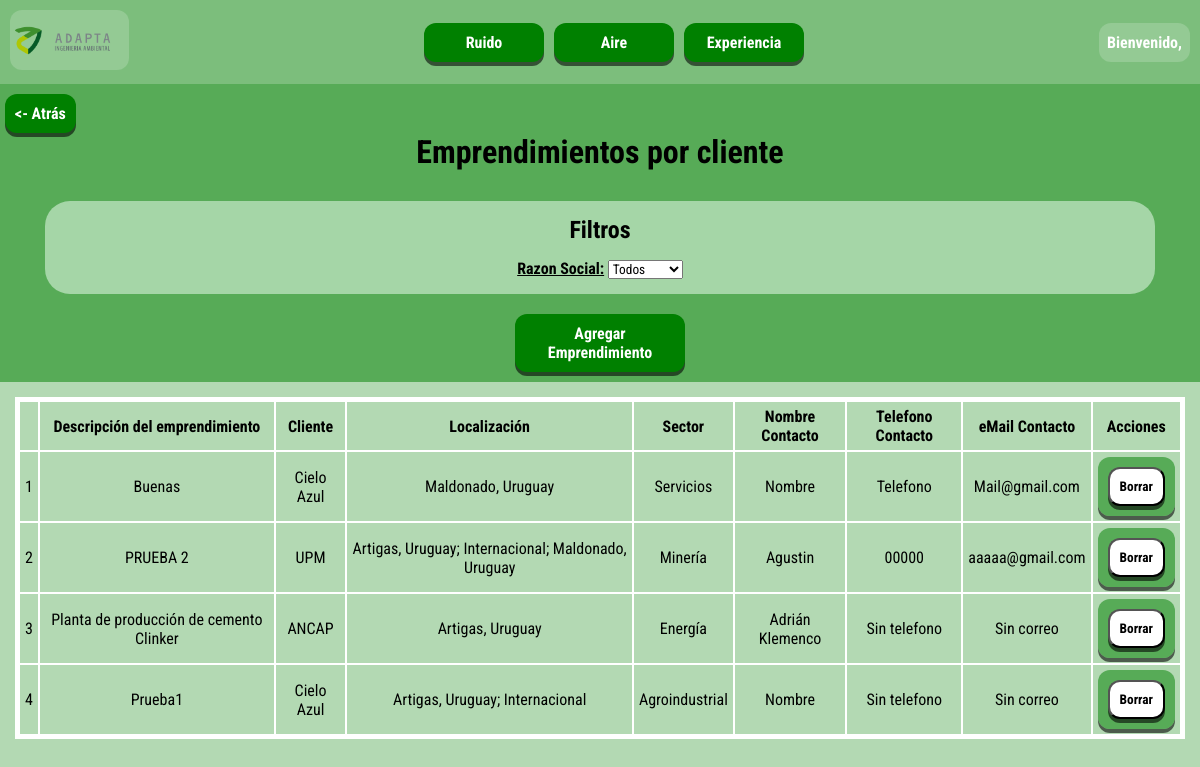
/experiencia/proyectos (signed in), run on the app's committed database.
### servicios_adapta_app/models.py (models this page shows, shortened)
class experienciaProyecto(models.Model):
    id = models.AutoField(primary_key=True)
    nombre = models.CharField(max_length=300)
    contacto_nombre = models.CharField(max_length=100)
    contacto_telefono = models.CharField(max_length=20, blank=True)
    contacto_mail = models.EmailField(blank=True)
    razon = models.ForeignKey(experienciaRazonSocial, on_delete=models.CASCADE)
    localizacion = models.ManyToManyField(experienciaLocalizaciones, related_name='proyectos')
    SECTOR_CHOICES = [
        ('agroindustrial', 'Agroindustrial'),
        ('aguapot_sanea', 'Agua potable y saneamiento'),
        ('ambiente', 'Ambiente'),
        ('comercial', 'Comercial'),
        ('energia', 'Energía'),
        ('industrial', 'Industrial'),
        ('infraestruct', 'Infraestructura'),
        ('logistica', 'Logística'),
        ('mineria', 'Minería'),
        ('puertos', 'Puertos'),
        ('recursosH', 'Recursos Hídricos'),
        ('recursosS', 'Recursos Solidos'),
        ('salud', 'Salud'),
        ('servicios', 'Servicios'),
        ('telecom', 'Telecomunicaciones'),
    ]
    sector = models.CharField(max_length=50, choices=SECTOR_CHOICES)

class experienciaRazonSocial(models.Model):
    id = models.AutoField(primary_key=True)
    nombre = models.CharField(max_length=150, unique=True)

class experienciaLocalizaciones(models.Model):
    departamento = models.CharField(max_length=100, blank=True)
    pais = models.CharField(max_length=100)
    def __str__(self):
        if self.departamento:
            return f"{self.departamento}, {self.pais}"
        else:
            return self.pais

### servicios_adapta_app/views.py (the view)
# urls.py: path('experiencia/proyectos', views.experienciaProyectos, name='experiencia-proyectos'),
def experienciaProyectos(request):
    if request.user.is_authenticated:
        proyectos = experienciaProyecto.objects.all().order_by("nombre")
        razones = experienciaRazonSocial.objects.all().order_by("nombre")
        context = {'proyectos': proyectos, 'razones': razones}
        return render(request, './servicios_adapta_app/experiencia_proyectos.html', context)
    else:
        return redirect('login')

### servicios_adapta_app/templates/servicios_adapta_app/experiencia_proyectos.html (shortened to what this page needs)
{% extends './base.html' %}
{% block content %}
<div class="tableForm">
    <div class="top-section">
        <div class="div-atras">
            <a class="boton-atras" href="{% url 'menu-experiencia' %}"> <- Atrás</a>
        </div>
        <h1 style="margin-bottom: 10px; margin-top: 0;">Emprendimientos por cliente</h1>
        <div class="filters">
            <h2>Filtros</h2>
            <div style="margin-top: 10px;">
                <label for="razon-filter" class="title">Razon Social:</label>
                <select id="razon-filter">
                    <option value="">Todos</option>
                </select>
            </div>
        </div>
        <div class="sub-section">
            <a href="{% url 'experiencia-proyectos-agregar' %}" style="margin-bottom: 10px; max-width: 150px;">Agregar Emprendimiento</a>
        </div>
    </div>
    <div class="table-section">
        <table id="proyectos-table">
            <thead>
                <tr>
                    <th></th>
                    <th>Descripción del emprendimiento</th>
                    <th>Cliente</th>
                    <th>Localización</th>
                    <th>Sector</th>
                    <th>Nombre Contacto</th>
                    <th>Telefono Contacto</th>
                    <th>eMail Contacto</th>
                    <th>Acciones</th>
                </tr>
            </thead>
            <tbody>
                {% for proyecto in proyectos %}
                <tr data-razon="{{ proyecto.razon.id }}"
                    data-proyecto="{{ proyecto.id }}">
                    <td>{{ forloop.counter }}</td>
                    <td>{{ proyecto.nombre }}</td>
                    <td>{{ proyecto.razon.nombre }}</td>
                    <td>{{ proyecto.localizacion.all|join:'; ' }}</td>
                    <td>{{ proyecto.get_sector_display }}</td>
                    <td>{{ proyecto.contacto_nombre }}</td>
                    <td>{{ proyecto.contacto_telefono|default:"Sin telefono" }}</td>
                    <td>{{ proyecto.contacto_mail|default:"Sin correo" }}</td>
                    <td>
                        <form method="POST" action="{% url 'borrar_proyecto' proyecto.id %}">
                            <button type="submit">Borrar</button>
                        </form>
                    </td>
                </tr>
                {% endfor %}
            </tbody>
        </table>
    </div>
</div>
{% endblock %}

### servicios_adapta_app/static/main.css (style rules this page uses)
* { margin: 0; padding: 0; font-family: 'Roboto Condensed', sans-serif; }
body { height: 100vh; }

### servicios_adapta_app/static/form.css (style rules this page uses)
form { background-color: rgba(0, 128, 0, 0.514); border-radius: 12px; padding: 10px; box-shadow: 0px 4px rgba(0, 0, 0, 0.577); color: white }
.title { font-weight: bold; text-decoration: underline; }
form button { font-weight: bold; background-color: white; border-radius: 12px; box-shadow: 0px 4px rgba(0, 0, 0, 0.577); padding: 10px; }

### servicios_adapta_app/static/tabla-mediciones.css (style rules this page uses)
.tableForm { background-color: rgba(0, 128, 0, 0.297); min-height: 100vh; min-width: 100%; display: flex; flex-direction: column; }
.top-section { align-items: center; justify-content: center; display: flex; flex-direction: column; width: 100%; background-color: rgba(0, 128, 0, 0.514); }
.top-section h1 { width: 100%; margin-top: 15px; font-weight: bold; text-align: center; }
.sub-section { width: 90%; display: flex; flex-wrap: wrap; align-items: center; justify-content: center; gap: 20px; }
.sub-section form, .sub-section a, .sub-section button { flex: 1; text-align: center; }
.sub-section a { text-decoration: none; color: white; font-weight: bold; background-color: green; border-radius: 12px; box-shadow: 0px 4px rgba(0, 0, 0, 0.577); padding: 10px; transition: background-color .2s; }
.table-section { align-items: center; justify-content: center; display: flex; flex-direction: column; padding: 15px; }
.table-section table, td, th { text-align: center; border-collapse: collapse; border: 2px solid white; }
.table-section table { border: 5px solid white; }
.table-section td, th { padding: 5px; }

### servicios_adapta_app/static/tabla-experiencia.css (style rules this page uses)
.div-atras { padding-left: 10px; padding-top: 10px; display: flex; justify-content: start; width: 100%; }
.filters { display: flex; flex-direction: column; align-items: center; background-color: rgb(165, 214, 167); padding: 15px; margin: 20px; border-radius: 25px; gap: 5px; width: 90%; }
.experiencia-sub-section a, .boton-atras { text-decoration: none; color: white; font-weight: bold; background-color: green; border-radius: 12px; box-shadow: 0px 4px rgba(0, 0, 0, 0.577); padding: 10px; transition: background-color .2s; }

### data on the page
experienciaProyecto: nombre "Buenas", razon.nombre "Cielo Azul", localizacion.all "Maldonado, Uruguay", sector "Servicios", contacto_nombre "Nombre", contacto_telefono "Telefono", contacto_mail "Mail@gmail.com"
experienciaProyecto: nombre "PRUEBA 2", razon.nombre "UPM", localizacion.all "Artigas, Uruguay; Internacional; Maldonado, Uruguay", sector "Minería", contacto_nombre "Agustin", contacto_telefono "00000", contacto_mail "aaaaa@gmail.com"
experienciaProyecto: nombre "Planta de producción de cemento Clinker", razon.nombre "ANCAP", localizacion.all "Artigas, Uruguay", sector "Energía", contacto_nombre "Adrián Klemenco", contacto_telefono "Sin telefono", contacto_mail "Sin correo"
experienciaProyecto: nombre "Prueba1", razon.nombre "Cielo Azul", localizacion.all "Artigas, Uruguay; Internacional", sector "Agroindustrial", contacto_nombre "Nombre", contacto_telefono "Sin telefono", contacto_mail "Sin correo"
